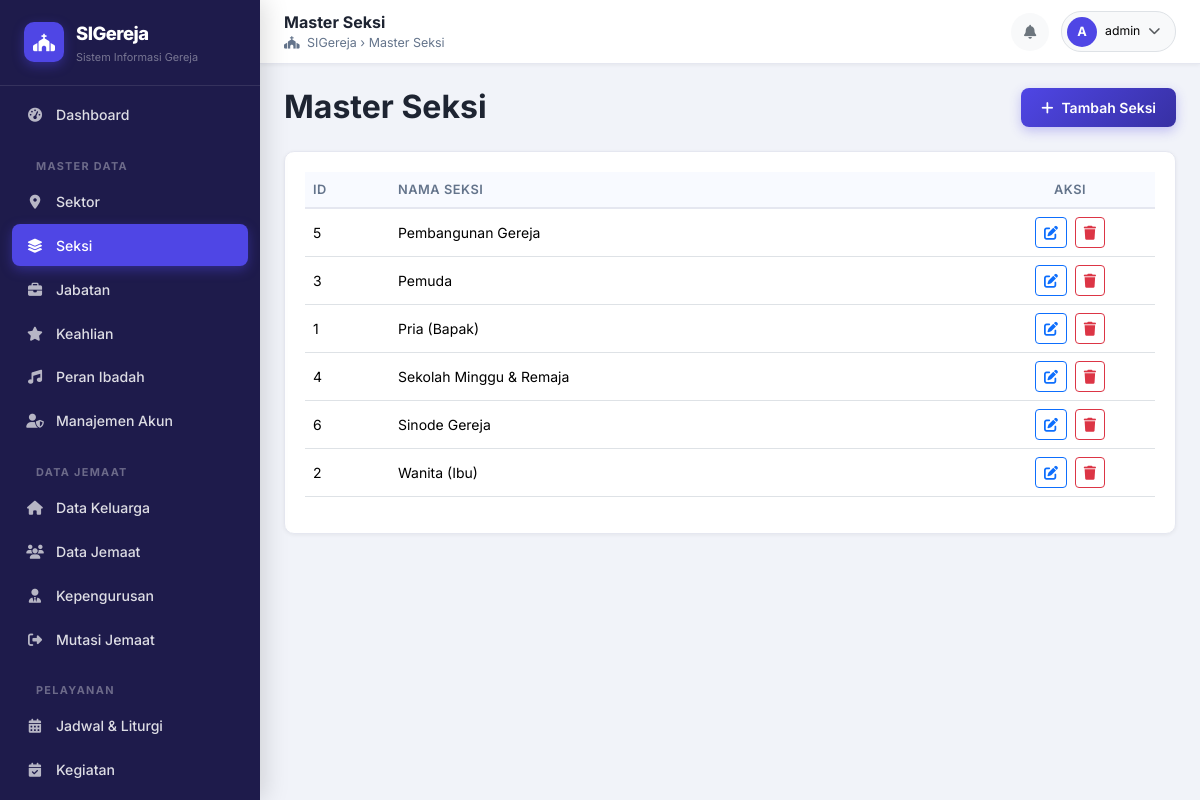
The app's page /pages/admin/master_seksi.php (signed in) with its own data.
### tables this page shows
CREATE TABLE `tblSeksi` (
  `id_seksi` INT AUTO_INCREMENT PRIMARY KEY,
  `nama_seksi` VARCHAR(100) NOT NULL
);

### pages/admin/master_seksi.php (the view, shortened to what this page needs)
<?php
require_once '../../includes/admin_header.php';
$seksis = $pdo->query("SELECT * FROM tblSeksi ORDER BY nama_seksi")->fetchAll();
?>
<div class="d-flex justify-content-between align-items-center mb-4">
    <h2 class="fw-bold mb-0">Master Seksi</h2>
    <button class="btn btn-primary-custom" data-bs-toggle="modal" data-bs-target="#addModal"><i class="fas fa-plus me-2"></i>Tambah Seksi</button>
</div>
<div class="glass-card-admin">
    <div class="table-responsive">
        <table class="table table-hover align-middle">
            <thead class="table-light">
                <tr>
                    <th width="10%">ID</th>
                    <th>Nama Seksi</th>
                    <th width="20%" class="text-center">Aksi</th>
                </tr>
            </thead>
            <tbody>
                <?php foreach ($seksis as $seksi): ?>
                <tr>
                    <td><?= $seksi['id_seksi'] ?></td>
                    <td><?= htmlspecialchars($seksi['nama_seksi']) ?></td>
                    <td class="text-center">
                        <button class="btn btn-sm btn-outline-primary me-1" data-bs-toggle="modal" data-bs-target="#editModal<?= $seksi['id_seksi'] ?>"><i class="fas fa-edit"></i></button>
                        <button class="btn btn-sm btn-outline-danger" data-bs-toggle="modal" data-bs-target="#deleteModal<?= $seksi['id_seksi'] ?>"><i class="fas fa-trash"></i></button>
                    </td>
                </tr>
                <?php endforeach; ?>
            </tbody>
        </table>
    </div>
</div>
<?php require_once '../../includes/admin_footer.php'; ?>

### assets/css/admin.css (style rules this page uses)
:root { --alt-primary: #4f46e5; --alt-primary-dk: #3730a3; --alt-accent: #f59e0b; --alt-success: #10b981; --alt-danger: #ef4444; --alt-warning: #f59e0b; --alt-info: #3b82f6; --alt-sidebar-bg: #1e1b4b; --alt-sidebar-txt: rgba(255, 255, 255, 0.85); --alt-sidebar-act: rgba(255, 255, 255, 0.12); --alt-body-bg: #f1f3f9; --alt-card-bg: #ffffff; --alt-border: #e5e7f0; --alt-text: #1e2432; --alt-muted: #64748b; --radius: 10px; --shadow-sm: 0 1px 4px rgba(0, 0, 0, 0.06); --shadow-md: 0 4px 16px rgba(0, 0, 0, 0.08); --shadow-lg: 0 8px 32px rgba(0, 0, 0, 0.10); --transition: all 0.25s ease; }
*, *::before, *::after { box-sizing: border-box; margin: 0; padding: 0; }
body { font-family: 'Inter', sans-serif; background-color: var(--alt-body-bg); color: var(--alt-text); font-size: 0.93rem; }
.glass-card-admin { background: #fff; border-radius: var(--radius); border: 1px solid var(--alt-border); box-shadow: var(--shadow-sm); padding: 1.25rem; margin-bottom: 1.25rem; }
.table { font-size: 0.875rem; }
.table thead th { background: #f8faff; font-weight: 600; font-size: 0.80rem; text-transform: uppercase; letter-spacing: 0.04em; color: var(--alt-muted); border-bottom: 2px solid var(--alt-border); }
.btn-primary-custom { background: linear-gradient(135deg, var(--alt-primary), var(--alt-primary-dk)); color: #ffffff; border: none; border-radius: 8px; padding: 0.55rem 1.25rem; font-weight: 600; font-size: 0.875rem; box-shadow: 0 4px 12px rgba(79, 70, 229, 0.30); transition: var(--transition); }

### records on screen
tblseksi: id_seksi "5", nama_seksi "Pembangunan Gereja"
tblseksi: id_seksi "3", nama_seksi "Pemuda"
tblseksi: id_seksi "1", nama_seksi "Pria (Bapak)"
tblseksi: id_seksi "4", nama_seksi "Sekolah Minggu & Remaja"
tblseksi: id_seksi "6", nama_seksi "Sinode Gereja"
tblseksi: id_seksi "2", nama_seksi "Wanita (Ibu)"

### other values on screen
$page_title "Master Seksi"
substr($_SESSION['username'] ?? 'A', 0, 1) "A"
$_SESSION['username'] "admin"
